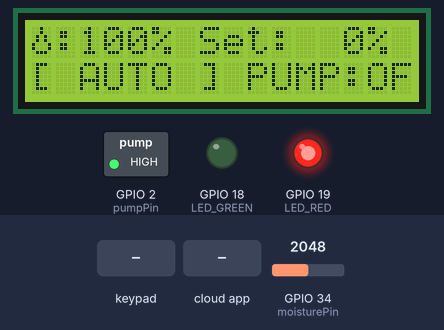
A program run on a simulated ESP32. Shown: 16×2 character LCD, switched loads named in the program (green lamp = pin HIGH), output pins drawn as LEDs (lit = HIGH). The inputs (shaded band) are chosen by the test bench; at power-on: GPIO 34 (moisturePin) = 2048. WiFi joins after 1.5 s; servers stay silent unless stated; EEPROM starts erased; the Firebase database answers and starts empty; what the program prints to the serial monitor is not drawn.

Above: at 4.8 s.
4.9 s: keypad keys 1 1 1 1 1 1 1 1 A pressed 0.4 s apart
At 7.4 s:
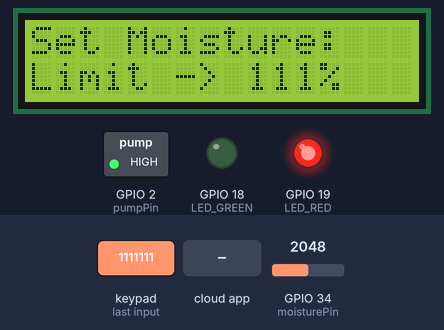
10.0 s: key '#' pressed
At 11.2 s:
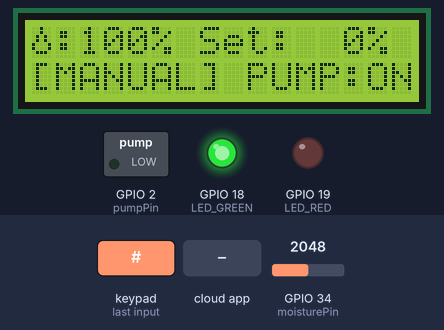
12.0 s: the phone or cloud app sets manualPump to 0
At 14.5 s:
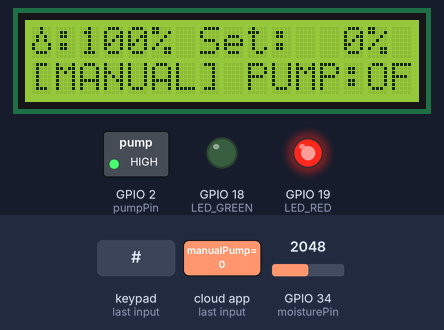
15.5 s: GPIO 34 (moisturePin) set to 2866
At 16.1 s:
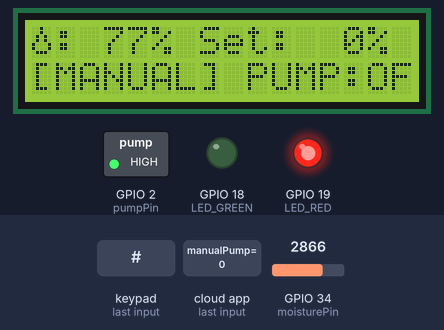
17.0 s: the phone or cloud app sets manualMode to 0
At 18.8 s:
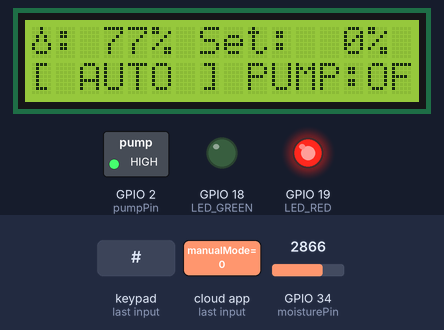
19.6 s: the phone or cloud app sets threshold to 1
At 21.3 s:
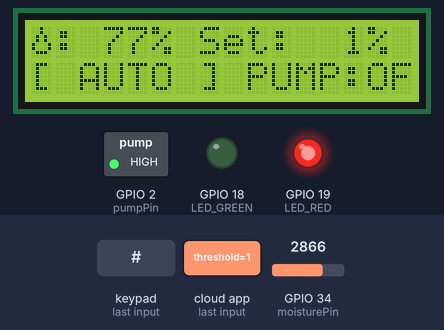
Timing chart, 0 to 22.8 s (numbered marks = the images above; inputs shaded):
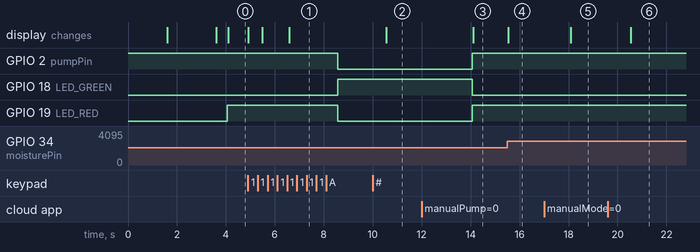

The program:

main.cpp
```cpp
#include <WiFi.h>
#include <Firebase_ESP_Client.h>
#include <Wire.h>
#include <LiquidCrystal_I2C.h>
#include <I2CKeyPad.h>
#include <Preferences.h>
#include <HTTPClient.h>
#include <WiFiClientSecure.h>

#include "addons/TokenHelper.h"
#include "addons/RTDBHelper.h"

#define LED_GREEN 18
#define LED_RED 19
#define I2C_ADDR_KEYPAD 0x20
#define I2C_ADDR_LCD 0x27

Preferences preferences;

const char *ssid = "Tamsuntai";
const char *password = "11111111";
const char *lineToken = "zCQMlbmEL06OnUCBYGO1AEQM/eI3jupY5WElbl9+rnNjMIc9PSU4r826fpbJ6BrzliAH4O2oB7ItijY/YEXoJ9Kp5k4Y/koAy75SYMV6Rl2BqL9zc3SNKGVpRAXSp6eqpRB918L/+e9jSsa4dxj5SwdB04t89/1O/w1cDnyilFU=";
const char *userId = "Uc0866ff06761067a0686a6edf34ff5ad";


#define API_KEY "AIzaSyDuWC2WdU2NmyXEWG66LCVBpGSYOICNQeQ"
#define DATABASE_URL "smartfarm-iot-d1ad0-default-rtdb.asia-southeast1.firebasedatabase.app"

FirebaseData fbdo;
FirebaseAuth auth;
FirebaseConfig config;
bool firebaseReady = false;

const int pumpPin = 2;
const int moisturePin = 34;
int moisturePercent = 0;
int limitThreshold = 30;

String inputString = "";
uint32_t lastKeyTime = 0;
unsigned long lastLineAlert = 0;
unsigned long lastSensorRead = 0;
unsigned long lastTime = 0;
unsigned long lastFirebaseRead = 0;

unsigned long timerDelay = 5000;

bool lowMoistureAlertSent = false;
bool currentPumpOn = false;
bool lastPhysicalPumpState = false;
bool manualMode = false;
bool manualPumpState = false;
bool settingMode = false;
float energyUsed = 49.2;
bool isOfflineMode = false;

LiquidCrystal_I2C lcd(I2C_ADDR_LCD, 16, 2);
I2CKeyPad keypad(I2C_ADDR_KEYPAD);

byte dropIcon[8] = {
  0b00100, 0b00100, 0b01010, 0b01010, 0b10001, 0b10001, 0b01110, 0b00000
};

char keys[16] = {
  '1', '2', '3', 'A',
  '4', '5', '6', 'B',
  '7', '8', '9', 'C',
  '*', '0', '#', 'D'
};

void sendLineAlert(String message) {
  if (!isOfflineMode && WiFi.status() == WL_CONNECTED) {
    WiFiClientSecure secureClient;
    secureClient.setInsecure();
    HTTPClient http;
    http.begin(secureClient, "https://api.line.me/v2/bot/message/push");
    http.addHeader("Content-Type", "application/json");
    http.addHeader("Authorization", "Bearer " + String(lineToken));

    String payload = "{\"to\":\"" + String(userId) + "\",\"messages\":[{\"type\":\"text\",\"text\":\"" + message + "\"}]}";
    int httpResponseCode = http.POST(payload);
    if (httpResponseCode > 0) {
      Serial.println("LINE Notify sent!");
    } else {
      Serial.printf("Error LINE: %s\n", http.errorToString(httpResponseCode).c_str());
    }
    http.end();
  }
}

void setup() {
  Serial.begin(115200);

  pinMode(pumpPin, OUTPUT);
  pinMode(LED_GREEN, OUTPUT);
  pinMode(LED_RED, OUTPUT);

  digitalWrite(pumpPin, HIGH);

  Wire.begin();
  lcd.init();
  lcd.backlight();
  keypad.begin();
  lcd.createChar(0, dropIcon);

  preferences.begin("plant-config", false);
  limitThreshold = preferences.getInt("limit", 30);

  WiFi.begin(ssid, password);
  Serial.print("Connecting to WiFi");

  unsigned long startAttemptTime = millis();
  while (WiFi.status() != WL_CONNECTED && millis() - startAttemptTime < 10000) {
    delay(500);
    Serial.print(".");
  }

  if (WiFi.status() == WL_CONNECTED) {
    Serial.println("\nConnected to WiFi!");
    isOfflineMode = false;

    lcd.clear();
    lcd.setCursor(0, 0);
    lcd.print("ONLINE MODE");
    lcd.setCursor(0, 1);
    lcd.print("WiFi Connected!");
    delay(2000);
    lcd.clear();

    config.api_key = API_KEY;
    config.database_url = DATABASE_URL;
    config.signer.test_mode = true;

    Firebase.begin(&config, &auth);
    Firebase.reconnectWiFi(true);

    Serial.println("Firebase Connected (Test Mode)!");
    firebaseReady = true;
  } else {
    isOfflineMode = true;
    Serial.println("\n[OFFLINE MODE] Cannot connect to WiFi. System running locally.");
    lcd.clear();
    lcd.setCursor(0, 0);
    lcd.print("OFFLINE MODE");
    delay(2000);
    lcd.clear();
  }
}

void handleKeypad() {
  if (!keypad.isPressed()) return;
  if (millis() - lastKeyTime < 200) return;
  lastKeyTime = millis();

  uint8_t index = keypad.getKey();
  if (index >= 16) return;

  char key = keys[index];

  if (key == 'A') {
    manualMode = true;
    manualPumpState = true;
    if(firebaseReady) {
      Firebase.RTDB.setBool(&fbdo, "smartfarm/control/manualMode", true);
      Firebase.RTDB.setBool(&fbdo, "smartfarm/control/manualPump", true);
    }
  } else if (key == 'B') {
    manualMode = true;
    manualPumpState = false;
    if(firebaseReady) {
      Firebase.RTDB.setBool(&fbdo, "smartfarm/control/manualMode", true);
      Firebase.RTDB.setBool(&fbdo, "smartfarm/control/manualPump", false);
    }
  } else if (key == 'D') {
    manualMode = false;
    if(firebaseReady) {
      Firebase.RTDB.setBool(&fbdo, "smartfarm/control/manualMode", false);
    }
  } else if (key == '*') {
    settingMode = true;
    inputString = "";
    lcd.clear();
  } else if (key >= '0' && key <= '9') {
    if (!settingMode) {
      settingMode = true;
      inputString = "";
      lcd.clear();
    }
    if (inputString.length() < 3) {
      inputString += key;
    }
  } else if (key == '#') {
    if (settingMode) {
      int newVal = inputString.toInt();
      if (newVal >= 0 && newVal <= 100) {
        limitThreshold = newVal;
        preferences.putInt("limit", limitThreshold);
        if(firebaseReady) {
          Firebase.RTDB.setInt(&fbdo, "smartfarm/control/threshold", limitThreshold);
        }
      }
      inputString = "";
      settingMode = false;
      lcd.clear();
    }
  }
}

void loop() {
  handleKeypad();
  if (firebaseReady && (millis() - lastFirebaseRead > 2000)) {
    lastFirebaseRead = millis();
    if (Firebase.RTDB.getBool(&fbdo, "smartfarm/control/manualMode")) {
      manualMode = fbdo.boolData();
    }
    if (Firebase.RTDB.getBool(&fbdo, "smartfarm/control/manualPump")) {
      manualPumpState = fbdo.boolData();
    }
    if (Firebase.RTDB.getInt(&fbdo, "smartfarm/control/threshold")) {
      int webThreshold = fbdo.intData();
      if (webThreshold != limitThreshold && webThreshold >= 0 && webThreshold <= 100) {
        limitThreshold = webThreshold;
        preferences.putInt("limit", limitThreshold);
      }
    }
  }


  if (millis() - lastSensorRead > 500) {
    lastSensorRead = millis();

    int rawValue = analogRead(moisturePin);
    moisturePercent = map(rawValue, 4095, 2500, 0, 100);
    moisturePercent = constrain(moisturePercent, 0, 100);

    if (manualMode) {
      digitalWrite(pumpPin, manualPumpState ? LOW : HIGH);
    } else {
      if (moisturePercent < limitThreshold) {
        digitalWrite(pumpPin, LOW);
      } else if (moisturePercent > limitThreshold + 5) {
        digitalWrite(pumpPin, HIGH);
      }
    }

    currentPumpOn = (digitalRead(pumpPin) == LOW);
    if (currentPumpOn) energyUsed += 0.05;

    digitalWrite(LED_GREEN, currentPumpOn ? HIGH : LOW);
    digitalWrite(LED_RED, currentPumpOn ? LOW : HIGH);

    if (settingMode) {
      lcd.setCursor(0, 0);
      lcd.print("Set Moisture:   ");
      lcd.setCursor(0, 1);
      lcd.print("Limit -> ");
      lcd.print(inputString);
      lcd.print("%       ");
    } else {
      lcd.setCursor(0, 0);
      lcd.write(0);
      lcd.print(":");
      if (moisturePercent < 100) lcd.print(" ");
      if (moisturePercent < 10) lcd.print(" ");
      lcd.print(moisturePercent);
      lcd.print("% Set:");
      if (limitThreshold < 100) lcd.print(" ");
      if (limitThreshold < 10) lcd.print(" ");
      lcd.print(limitThreshold);
      lcd.print("% ");

      lcd.setCursor(0, 1);
      lcd.print(manualMode ? "[MANUAL] " : "[ AUTO ] ");
      lcd.print(currentPumpOn ? "PUMP:ON " : "PUMP:OFF");
    }
  }

  if (firebaseReady && (millis() - lastTime > timerDelay)) {
    lastTime = millis();
    Firebase.RTDB.setInt(&fbdo, "smartfarm/sensors/moisture", moisturePercent);
    Firebase.RTDB.setInt(&fbdo, "smartfarm/sensors/pumpState", currentPumpOn ? 1 : 0);
    Firebase.RTDB.setFloat(&fbdo, "smartfarm/sensors/energy", energyUsed);
  }

  if (moisturePercent < limitThreshold) {
    if (!lowMoistureAlertSent && (millis() - lastLineAlert > 60000 || lastLineAlert == 0)) {
      sendLineAlert("😊เเจ้งเตือนความชื้นตอนนี้คร้าบบบบ ความชื้น = " + String(moisturePercent) + "%");
      lowMoistureAlertSent = true;
      lastLineAlert = millis();
    }
  } else {
    lowMoistureAlertSent = false;
  }
}
```

Measured:
- after the input at 4.9 s, GPIO 2 (pumpPin), GPIO 19 (LED_RED): HIGH → LOW after 3.7 s; GPIO 18 (LED_GREEN): LOW → HIGH after 3.7 s; the display: first changes at once (image 1 shows a later state)
- after the input at 10.0 s, the display: changes after 0.55 s (image 2)
- after the input at 12.0 s, GPIO 2 (pumpPin), GPIO 19 (LED_RED): LOW → HIGH after 2.1 s; GPIO 18 (LED_GREEN): HIGH → LOW after 2.1 s; the display: changes after 2.1 s (image 3)
- after the input at 15.5 s, the display: changes after 0.05 s (image 4)
- after the input at 17.0 s, the display: changes after 1.1 s (image 5)
- after the input at 19.6 s, the display: changes after 0.95 s (image 6)
